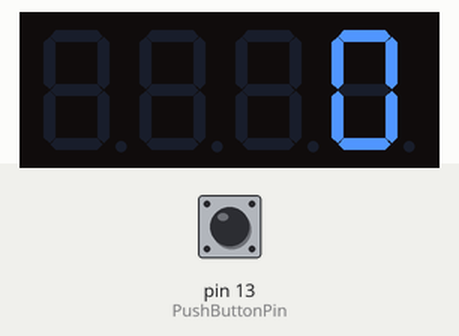
This sketch was run on a simulated Arduino Uno, built with avr-gcc and run on an emulated ATmega328P. Parts: 4-digit seven-segment display. Inputs (shaded band) come from the test bench; at power-on: pin 13 (PushButtonPin) LOW.

Above: at 1.2 s.
1.3 s: pin 13 (PushButtonPin) pulled HIGH for 1 s
At 3.5 s:
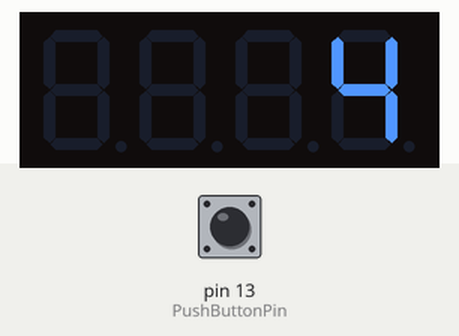
3.8 s: pin 13 (PushButtonPin) pulled HIGH for 0.15 s
At 4.6 s:
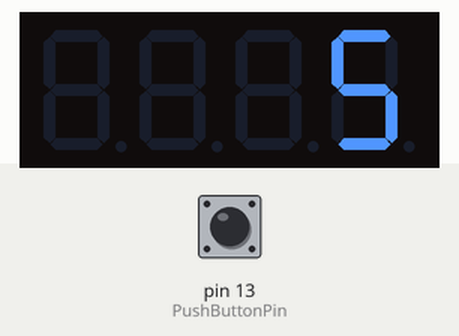
5.6 s: pin 13 (PushButtonPin) pulled HIGH for 0.15 s
7.4 s: pin 13 (PushButtonPin) pulled HIGH for 1 s
At 9.3 s:
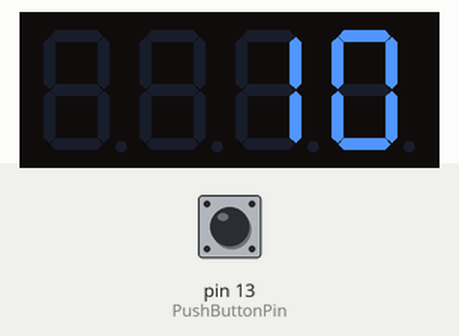
Timing chart, 0 to 10.8 s (numbered marks = the images above; inputs shaded):
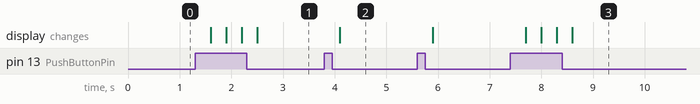

The sketch:

DigitalCounterButtonPressB_Working_Fixed_Flickering.ino
```cpp
const int PushButtonPin = 13;
int buttonstate = 0;
#include <SevSeg.h>
SevSeg sevseg;

void setup() {
  byte numDigits = 4;
  byte digitPins [] = {A0, A1, A2, A3};
  byte segmentPins[] = {3, 4, 5, 6, 2, 9, 7, 8};
  sevseg.begin(COMMON_CATHODE, numDigits, digitPins, segmentPins);
  pinMode(PushButtonPin, INPUT);
}

void loop() {
  static byte count = 0;
  sevseg.setNumber(count);
  sevseg.refreshDisplay();
  buttonstate = digitalRead(PushButtonPin);


  if (buttonstate == HIGH) {
    sevseg.refreshDisplay();
    delay(300);
    count = (count + 1);
  }
  else {
    count;
  }
}
```

Measured:
- after the input at 1.3 s, the display: first changes after 0.30 s (image 1 shows a later state)
- after the input at 3.8 s, the display: changes after 0.30 s (image 2)
- after the input at 7.4 s, the display: first changes after 0.30 s (image 3 shows a later state)
